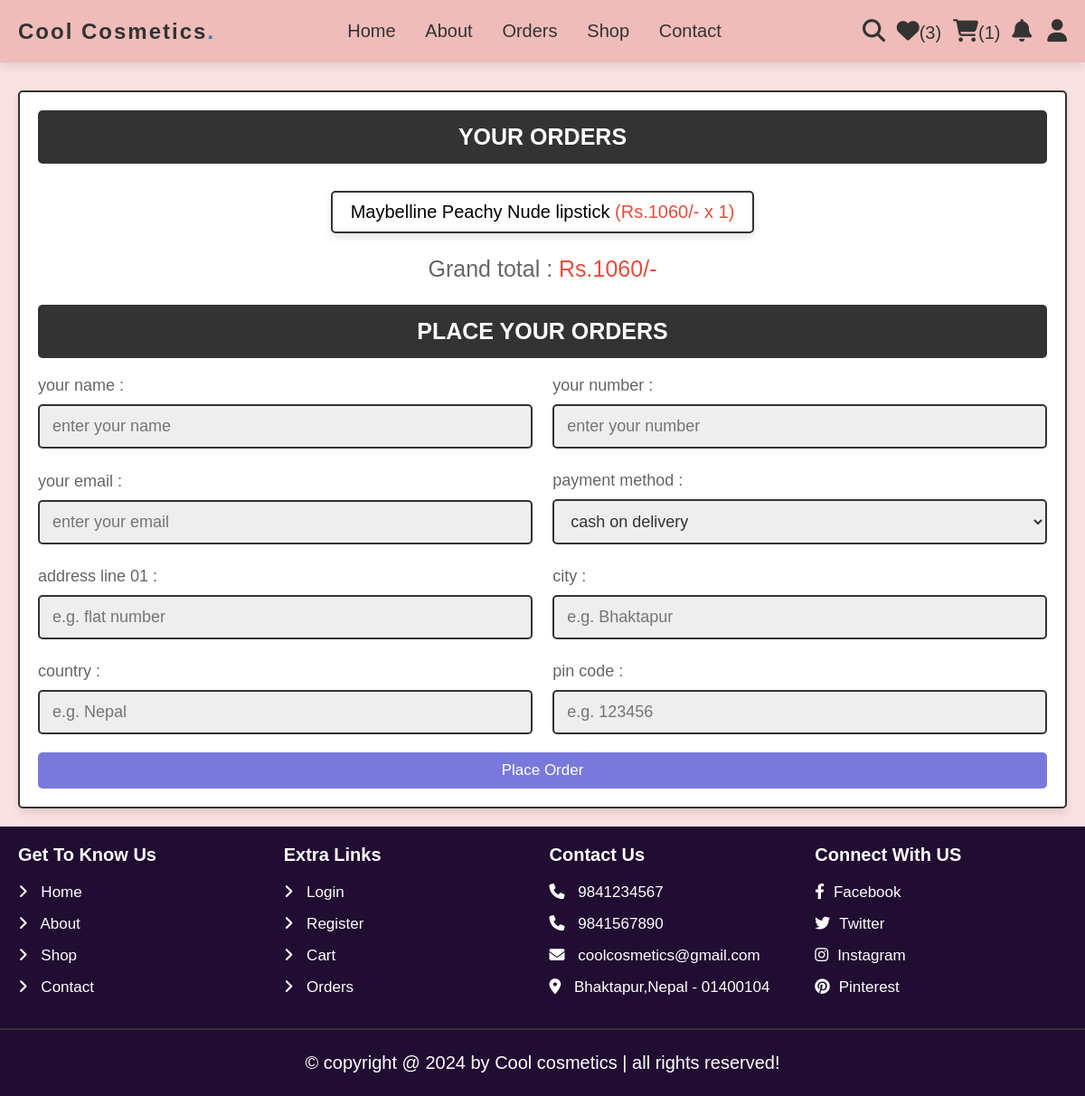
Screenshot of /checkout.php (signed in) with the database file from the repository.
### tables this page shows
CREATE TABLE `cart` (
  `id` int(100) NOT NULL,
  `user_id` int(100) NOT NULL,
  `pid` int(100) NOT NULL,
  `name` varchar(100) NOT NULL,
  `price` int(10) NOT NULL,
  `quantity` int(10) NOT NULL,
  `image` varchar(100) NOT NULL
);

### checkout.php (the view, shortened to what this page needs)
<?php
include 'components/connect.php';
?>
<!DOCTYPE html>
<html lang="en">
<head>
   <link rel="stylesheet" href="https://cdnjs.cloudflare.com/ajax/libs/font-awesome/6.1.1/css/all.min.css">
   <link rel="stylesheet" href="css/style.css">
</head>
<body>
<?php include 'components/user_header.php'; ?>
<div class="space" ></div>
<section class="checkout-orders">
   <form action="" method="POST">
   <h3>your orders</h3>
      <div class="display-orders">
      <?php
         $grand_total = 0;
         $select_cart = $conn->prepare("SELECT * FROM `cart` WHERE user_id = ?");
         $select_cart->execute([$user_id]);
         if($select_cart->rowCount() > 0){
            while($fetch_cart = $select_cart->fetch(PDO::FETCH_ASSOC)){
               $grand_total += ($fetch_cart['price'] * $fetch_cart['quantity']);
      ?>
         <p> <?= $fetch_cart['name']; ?> <span>(<?= 'Rs.'.$fetch_cart['price'].'/- x '. $fetch_cart['quantity']; ?>)</span> </p>
      <?php
            }
         }else{
            echo '<p class="empty">your cart is empty!</p>';
         }
      ?>
         <div class="grand-total">Grand total : <span>Rs.<?= $grand_total; ?>/-</span></div>
      </div>
      <h3>place your orders</h3>
      <div class="flex">
         <div class="inputBox">
            <span>your name :</span>
            <input type="text" name="name" placeholder="enter your name" class="box" maxlength="20" required>
         </div>
         <div class="inputBox">
            <span>your number :</span>
            <input type="number" name="number" placeholder="enter your number" class="box" min="0" max="9999999999" onkeypress="if(this.value.length == 10) return false;" required>
         </div>
         <div class="inputBox">
            <span>your email :</span>
            <input type="email" name="email" placeholder="enter your email" class="box" maxlength="50" required>
         </div>
         <div class="inputBox">
            <span>payment method :</span>
            <select name="method" class="box" required>
               <option value="cash on delivery">cash on delivery</option>
            </select>
         </div>
         <div class="inputBox">
            <span>address line 01 :</span>
            <input type="text" name="flat" placeholder="e.g. flat number" class="box" maxlength="50" required>
         </div>
         <div class="inputBox">
            <span>city :</span>
            <input type="text" name="city" placeholder="e.g. Bhaktapur" class="box" maxlength="50" required>
         </div>
         <div class="inputBox">
            <span>country :</span>
            <input type="text" name="country" placeholder="e.g. Nepal" class="box" maxlength="50" required>
         </div>
         <div class="inputBox">
            <span>pin code :</span>
            <input type="number" min="0" name="pin_code" placeholder="e.g. 123456" min="0" max="999999" onkeypress="if(this.value.length == 6) return false;" class="box" required>
         </div>
      </div>
      <input type="submit" name="order" class="btn <?= ($grand_total > 1)?'':'disabled'; ?>" value="place order">
   </form>
</section>
<?php include 'components/footer.php'; ?>
</body>
</html>

### css/style.css (style rules this page uses)
:root { --main-color:#2980b9; --orange:#f39c12; --red:#e74c3c; --black:#333; --white:#fff; --light-color:#666; --light-bg:#eee; --border:.2rem solid var(--black); --box-shadow:0 .5rem 1rem rgba(0,0,0,.1); }
* { font-family: 'Raleway', sans-serif; margin:0; padding:0; box-sizing: border-box; outline: none; border:none; text-decoration: none; }
.space { height:10vh; }
html { font-size: 62.5%; overflow-x: hidden; }
body { background-color:rgb(251, 226, 226); }
section { padding:2rem; max-width: 1350px; margin:0 auto; }
.btn, .delete-btn, .option-btn { display: block; width: 100%; margin-top: 1rem; border-radius: .5rem; padding:1rem 3rem; font-size: 1.7rem; text-transform: capitalize; text-decoration: none; color:var(--white); cursor: pointer; text-align: center; }
.btn { background-color: #5454d1c7; }
.flex { display: flex; justify-content: space-between; align-items: center; }
.display-orders { text-align: center; padding-bottom: 0; }
.display-orders p { display: inline-block; padding:1rem 2rem; margin:1rem .5rem; font-size: 2rem; text-align: center; border:var(--border); background-color: var(--white); box-shadow: var(--box-shadow); border-radius: .5rem; }
.display-orders p span { color:var(--red); }
.display-orders .grand-total { margin-top: 1.5rem; margin-bottom: 2.5rem; font-size: 2.5rem; color:var(--light-color); }
.display-orders .grand-total span { color:var(--red); }
.checkout-orders form { padding:2rem; border:var(--border); background-color: var(--white); box-shadow: var(--box-shadow); border-radius: .5rem; }
.checkout-orders form h3 { border-radius: .5rem; background-color: var(--black); color:var(--white); padding:1.5rem 1rem; text-align: center; text-transform: uppercase; margin-bottom: 2rem; font-size: 2.5rem; }
.checkout-orders form .flex { display: flex; flex-wrap: wrap; gap:1.5rem; justify-content: space-between; }
.checkout-orders form .flex .inputBox { width: 49%; }
.checkout-orders form .flex .inputBox .box { width: 100%; border:var(--border); border-radius: .5rem; font-size: 1.8rem; color:var(--black); padding:1.2rem 1.4rem; margin:1rem 0; background-color: var(--light-bg); }
.checkout-orders form .flex .inputBox span { font-size: 1.8rem; color:var(--light-color); }

### rows the page displays
cart: name "Maybelline Peachy Nude lipstick", price "1060", quantity "1"

### other values shown
$total_wishlist_counts "3"
$total_cart_counts "1"
$grand_total "1060"
